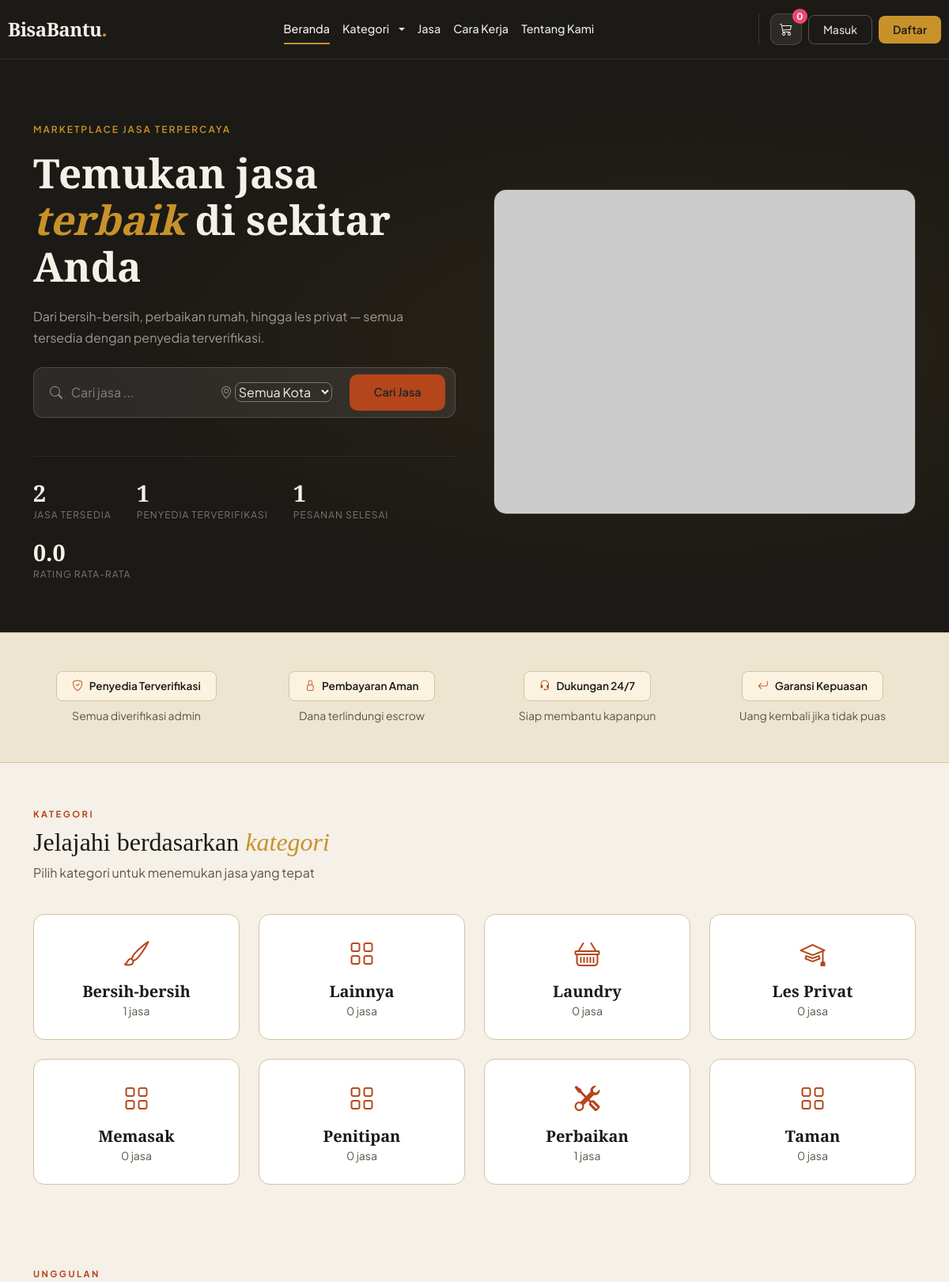
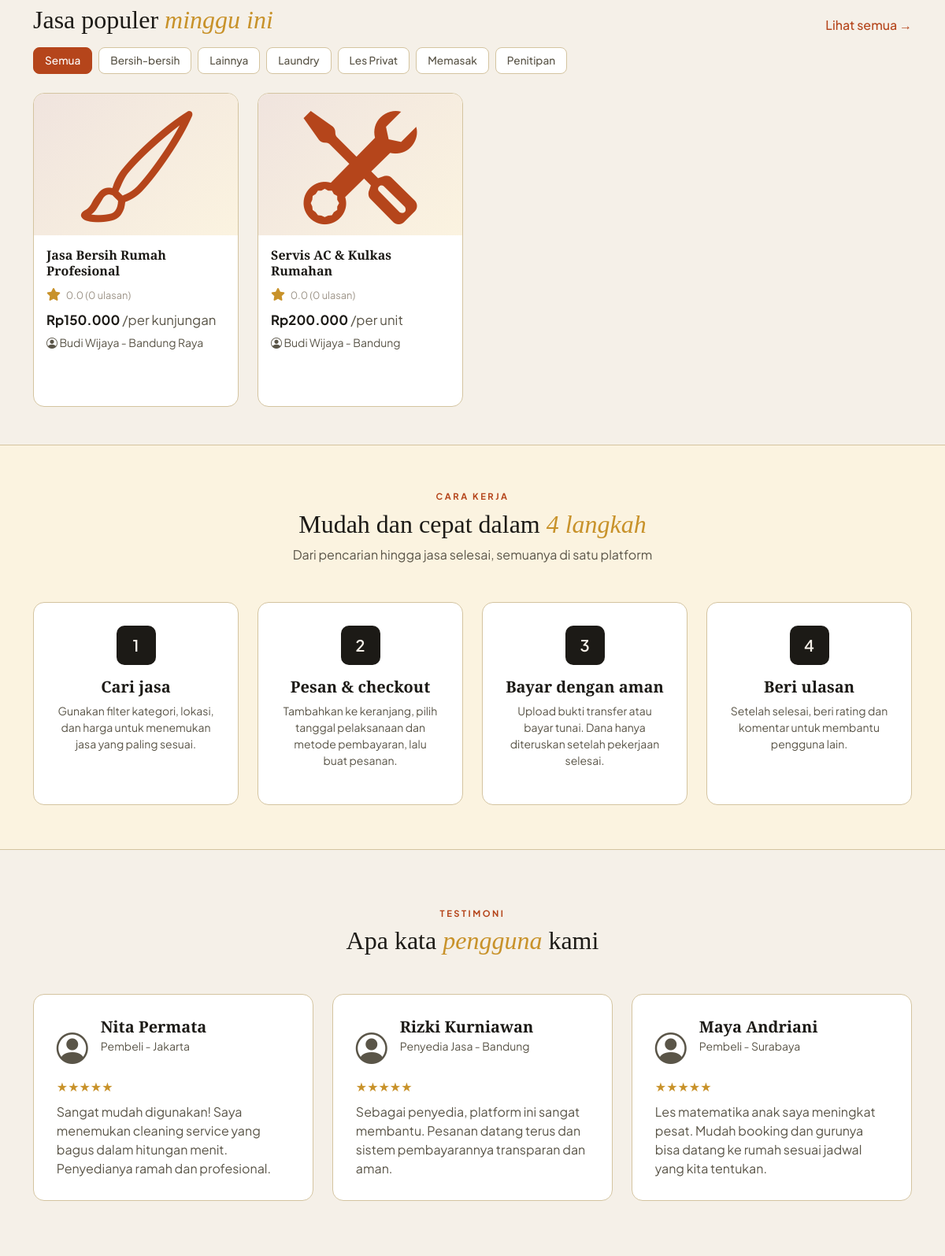
The page / (upper part) on the database its author committed (2 pictures, top to bottom).
### tables this page shows
CREATE TABLE `categories` (
  `id` int(11) NOT NULL AUTO_INCREMENT,
  `name` varchar(50) NOT NULL,
  `description` text DEFAULT NULL,
  `created_at` timestamp NOT NULL DEFAULT current_timestamp(),
  PRIMARY KEY (`id`)
);

CREATE TABLE `services` (
  `id` int(11) NOT NULL AUTO_INCREMENT,
  `provider_id` int(11) NOT NULL,
  `category_id` int(11) NOT NULL,
  `title` varchar(200) NOT NULL,
  `description` text NOT NULL,
  `price` decimal(12,2) NOT NULL,
  `price_unit` varchar(20) DEFAULT 'per unit',
  `estimated_duration` varchar(50) DEFAULT NULL,
  `location` varchar(255) NOT NULL,
  `image` varchar(255) DEFAULT NULL,
  `is_active` tinyint(1) DEFAULT 1,
  `created_at` timestamp NOT NULL DEFAULT current_timestamp(),
  `updated_at` timestamp NOT NULL DEFAULT current_timestamp() ON UPDATE current_timestamp(),
  PRIMARY KEY (`id`),
  KEY `provider_id` (`provider_id`),
  KEY `category_id` (`category_id`),
  CONSTRAINT `services_ibfk_1` FOREIGN KEY (`provider_id`) REFERENCES `users` (`id`) ON DELETE CASCADE,
  CONSTRAINT `services_ibfk_2` FOREIGN KEY (`category_id`) REFERENCES `categories` (`id`) ON DELETE RESTRICT
);

CREATE TABLE `users` (
  `id` int(11) NOT NULL AUTO_INCREMENT,
  `name` varchar(100) NOT NULL,
  `email` varchar(100) NOT NULL,
  `password` varchar(255) NOT NULL,
  `role` enum('buyer','provider','admin') NOT NULL,
  `is_verified` tinyint(1) DEFAULT 0,
  `phone` varchar(20) DEFAULT NULL,
  `address` text DEFAULT NULL,
  `remember_token` varchar(255) DEFAULT NULL,
  `created_at` timestamp NOT NULL DEFAULT current_timestamp(),
  `updated_at` timestamp NOT NULL DEFAULT current_timestamp() ON UPDATE current_timestamp(),
  PRIMARY KEY (`id`),
  UNIQUE KEY `email` (`email`)
);

### views/home.php (the view, shortened to what the rows shown need)
<?php
require_once __DIR__ . '/../models/ServiceModel.php';
require_once __DIR__ . '/../models/CategoryModel.php';
$serviceModel = new ServiceModel($pdo);
$categoryModel = new CategoryModel($pdo);
$homeServices = $serviceModel->getAllActive();
$homeCategories = $categoryModel->getAllWithServiceCount();
?>
<section class="hero" id="beranda">
    <div class="container">
        <div class="row align-items-center g-5">
            <div class="col-lg-6">
                <h1 class="hero-title">Temukan jasa <em>terbaik</em> di sekitar Anda</h1>
            </div>
        </div>
    </div>
</section>
<section class="container my-5 py-2" id="kategori">
    <h2 class="section-title">Jelajahi berdasarkan <em>kategori</em></h2>
    <div class="row g-4 mt-3">
        <?php foreach ($homeCategories as $category): ?>
            <?php $categorySlug = slugify($category['name']); ?>
            <div class="col-6 col-md-3">
                <div class="category-card" data-category="<?= e($categorySlug) ?>">
                    <div class="category-icon"><i class="bi <?= e(category_icon($category['name'])) ?>"></i></div>
                    <h5 class="mb-0"><?= e($category['name']) ?></h5>
                    <small class="section-sub"><?= (int) $category['service_count'] ?> jasa</small>
                </div>
            </div>
        <?php endforeach; ?>
    </div>
</section>
<section class="container my-5" id="layanan-jasa">
    <div class="d-flex justify-content-between align-items-end flex-wrap gap-2">
        <div>
            <h2 class="section-title">Jasa populer <em>minggu ini</em></h2>
        </div>
    </div>
    <div class="mt-3 mb-4 filter-pills d-flex flex-wrap gap-2" role="group" aria-label="Filter kategori jasa">
        <button type="button" class="filter-pill active" data-filter="semua" aria-pressed="true">Semua</button>
        <?php foreach (array_slice($homeCategories, 0, 6) as $category): ?>
            <button type="button" class="filter-pill" data-filter="<?= e(slugify($category['name'])) ?>" aria-pressed="false"><?= e($category['name']) ?></button>
        <?php endforeach; ?>
    </div>
    <div class="row g-4" id="servicesGrid">
        <?php if (empty($homeServices)): ?>
            <div class="col-12">
                <div class="alert alert-info">Belum ada layanan aktif dari penyedia terverifikasi.</div>
            </div>
        <?php else: ?>
            <?php foreach ($homeServices as $service): ?>
                <?php
                $serviceCategorySlug = slugify($service['category_name']);
                $rating = (float) $service['avg_rating'];
                $imagePath = $service['image'] ? 'assets/uploads/services/' . $service['image'] : '';
                $hasImage = $imagePath && is_file(__DIR__ . '/../' . $imagePath);
                ?>
                <div class="col-md-6 col-lg-3" data-service-card data-category="<?= e($serviceCategorySlug) ?>" data-title="<?= e($service['title']) ?>">
                    <div class="service-card">
                        <div class="service-img">
                            <?php if ($hasImage): ?>
                                <img src="<?= e(base_url($imagePath)) ?>" alt="<?= e($service['title']) ?>" class="img-fluid w-100 h-100" style="object-fit: cover;">
                            <?php else: ?>
                                <i class="bi <?= e(service_icon($service['category_name'])) ?> fa-3x"></i>
                            <?php endif; ?>
                        </div>
                        <div class="p-3">
                            <h5><?= e($service['title']) ?></h5>
                            <div class="rating">
                                <i class="fas fa-star"></i>
                                <span class="ms-1"><?= e(number_format($rating, 1)) ?> (<?= (int) $service['review_count'] ?> ulasan)</span>
                            </div>
                            <p class="service-price mt-2 mb-1"><?= e(format_rupiah($service['price'])) ?> <span class="fw-normal section-sub">/<?= e($service['price_unit']) ?></span></p>
                            <small class="section-sub"><i class="bi bi-person-circle"></i> <?= e($service['provider_name']) ?> - <?= e($service['location']) ?></small>
                            <div class="d-grid gap-2 mt-3">
                                <a href="<?= base_url('index.php?page=service_detail&id=' . (int) $service['id']) ?>" class="btn btn-sm btn-outline-custom w-100">Detail</a>
                            </div>
                        </div>
                    </div>
                </div>
            <?php endforeach; ?>
        <?php endif; ?>
    </div>
</section>
<section class="section-steps py-5" id="cara-kerja">
    <div class="container my-2">
        <div class="text-center mb-5">
            <h2 class="section-title">Mudah dan cepat dalam <em>4 langkah</em></h2>
        </div>
    </div>
</section>
<section class="container my-5 py-4" id="testimoni">
    <div class="text-center mb-5">
        <h2 class="section-title">Apa kata <em>pengguna</em> kami</h2>
    </div>
</section>

### rows shown on the page
categories: name "Bersih-bersih", service_count "1"
categories: name "Lainnya", service_count "0"
categories: name "Laundry", service_count "0"
categories: name "Les Privat", service_count "0"
categories: name "Memasak", service_count "0"
categories: name "Penitipan", service_count "0"
categories: name "Perbaikan", service_count "1"
categories: name "Taman", service_count "0"
services: title "Jasa Bersih Rumah Profesional", rating "0.0", review_count "0", price "Rp150.000", price_unit "per kunjungan", provider.name "Budi Wijaya", location "Bandung Raya"
services: title "Servis AC & Kulkas Rumahan", rating "0.0", review_count "0", price "Rp200.000", price_unit "per unit", provider.name "Budi Wijaya", location "Bandung"

### other values the page prints
$cartCount "0"
$activeServiceCount "2"
$verifiedProviderCount "1"
$completedOrderCount "1"
